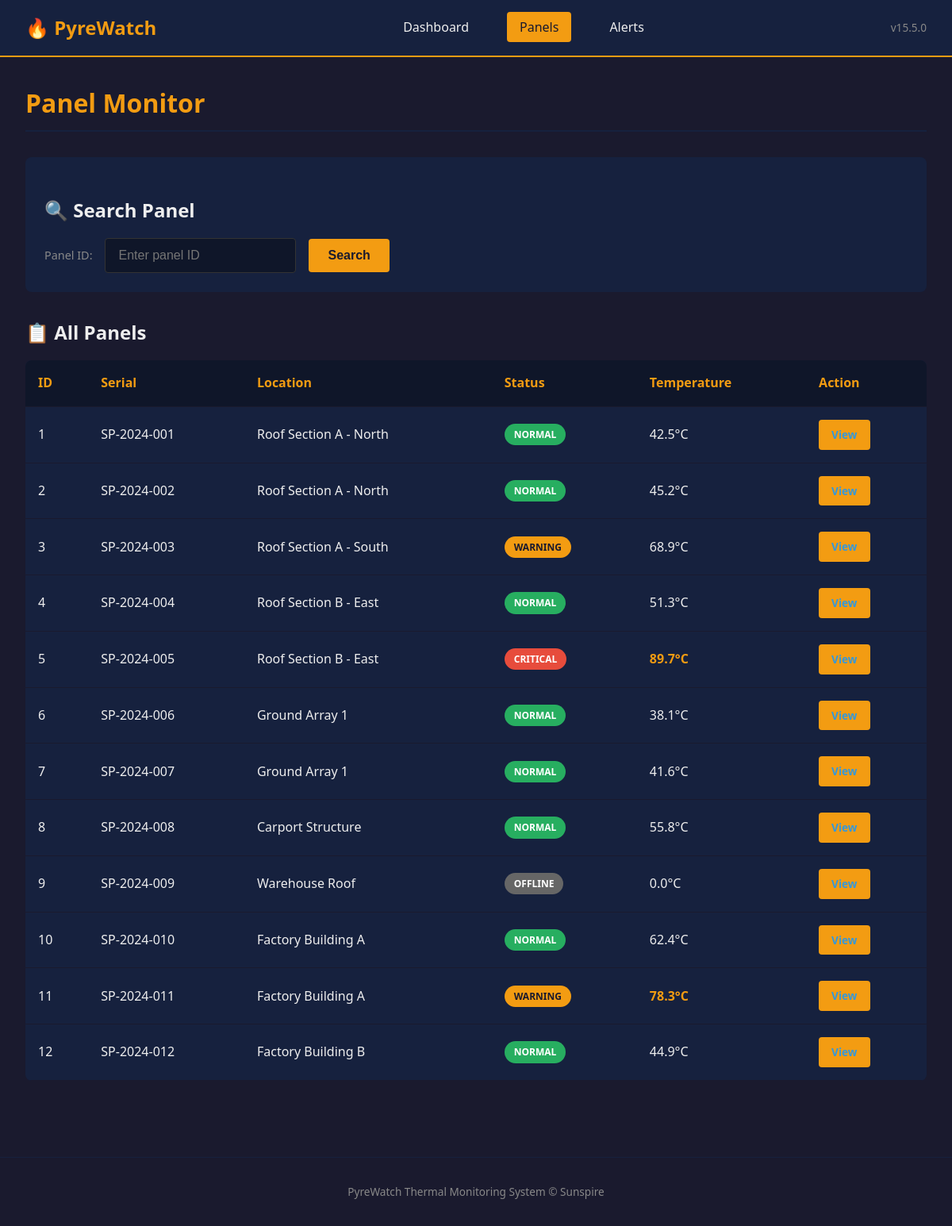
/panels.php, run on the app's committed database.
### tables this page shows
CREATE TABLE panels (
    panel_id INT PRIMARY KEY AUTO_INCREMENT,
    serial_number VARCHAR(50) NOT NULL,
    location VARCHAR(200),
    install_date DATE,
    current_temp DECIMAL(5,2),
    threshold_temp DECIMAL(5,2) DEFAULT 85.00,
    status ENUM('normal', 'warning', 'critical', 'offline') DEFAULT 'normal',
    last_updated TIMESTAMP DEFAULT CURRENT_TIMESTAMP ON UPDATE CURRENT_TIMESTAMP
);

### panels.php (the view, shortened to what this page needs)
<?php
$conn = getDbConnection();
$all_panels = $conn->query("SELECT panel_id, serial_number, location, status, current_temp FROM panels ORDER BY panel_id");
?>
<!DOCTYPE html>
<html lang="en">
<head>
    <link rel="stylesheet" href="style.css">
</head>
<body>
    <nav class="navbar">
        <div class="nav-brand">🔥 <?php echo SITE_NAME; ?></div>
        <ul class="nav-links">
            <li><a href="index.php">Dashboard</a></li>
            <li><a href="panels.php" class="active">Panels</a></li>
            <li><a href="alerts.php">Alerts</a></li>
        </ul>
        <div class="nav-info">
            <span class="version">v<?php echo SITE_VERSION; ?></span>
        </div>
    </nav>
    <main class="container">
        <h1>Panel Monitor</h1>
        <section class="search-panel">
            <h2>🔍 Search Panel</h2>
            <form method="GET" action="panels.php">
                <div class="form-group">
                    <label for="id">Panel ID:</label>
                    <input type="text" name="id" id="id" value="<?php echo isset($_GET['id']) ? htmlspecialchars($_GET['id']) : ''; ?>" placeholder="Enter panel ID">
                    <button type="submit" class="btn">Search</button>
                </div>
            </form>
        </section>
        <section class="panels-list">
            <h2>📋 All Panels</h2>
            <table class="data-table">
                <thead>
                    <tr>
                        <th>ID</th>
                        <th>Serial</th>
                        <th>Location</th>
                        <th>Status</th>
                        <th>Temperature</th>
                        <th>Action</th>
                    </tr>
                </thead>
                <tbody>
                    <?php while ($p = $all_panels->fetch_assoc()): ?>
                    <tr>
                        <td><?php echo $p['panel_id']; ?></td>
                        <td><?php echo htmlspecialchars($p['serial_number']); ?></td>
                        <td><?php echo htmlspecialchars($p['location']); ?></td>
                        <td><span class="badge status-<?php echo $p['status']; ?>"><?php echo strtoupper($p['status']); ?></span></td>
                        <td class="<?php echo $p['current_temp'] > TEMP_WARNING ? 'warn' : ''; ?>"><?php echo number_format($p['current_temp'], 1); ?>°C</td>
                        <td><a href="panels.php?id=<?php echo $p['panel_id']; ?>" class="btn btn-small">View</a></td>
                    </tr>
                    <?php endwhile; ?>
                </tbody>
            </table>
        </section>
    </main>
    <footer>
        <p>PyreWatch Thermal Monitoring System &copy; Sunspire</p>
    </footer>
</body>
</html>

### style.css (style rules this page uses)
:root { --bg-dark: #1a1a2e; --bg-card: #16213e; --bg-input: #0f1629; --text-primary: #eee; --text-secondary: #888; --accent-orange: #f39c12; --accent-red: #e74c3c; --accent-green: #27ae60; --accent-blue: #3498db; --status-normal: #27ae60; --status-warning: #f39c12; --status-critical: #e74c3c; --status-offline: #666; }
* { margin: 0; padding: 0; box-sizing: border-box; }
body { font-family: 'Segoe UI', Tahoma, Geneva, Verdana, sans-serif; background: var(--bg-dark); color: var(--text-primary); line-height: 1.6; min-height: 100vh; }
.navbar { background: var(--bg-card); padding: 1rem 2rem; display: flex; align-items: center; justify-content: space-between; border-bottom: 2px solid var(--accent-orange); }
.nav-brand { font-size: 1.5rem; font-weight: bold; color: var(--accent-orange); }
.nav-links { display: flex; list-style: none; gap: 2rem; }
.nav-links a { color: var(--text-primary); text-decoration: none; padding: 0.5rem 1rem; border-radius: 4px; transition: background 0.3s; }
.nav-links a:hover, .nav-links a.active { background: var(--accent-orange); color: var(--bg-dark); }
.nav-info .version { color: var(--text-secondary); font-size: 0.85rem; }
.container { max-width: 1400px; margin: 0 auto; padding: 2rem; }
h1 { color: var(--accent-orange); margin-bottom: 2rem; padding-bottom: 0.5rem; border-bottom: 2px solid var(--bg-card); }
h2 { color: var(--text-primary); margin: 1.5rem 0 1rem; }
.data-table { width: 100%; border-collapse: collapse; background: var(--bg-card); border-radius: 8px; overflow: hidden; }
.data-table th, .data-table td { padding: 1rem; text-align: left; border-bottom: 1px solid var(--bg-dark); }
.data-table th { background: var(--bg-input); color: var(--accent-orange); font-weight: 600; }
.data-table a { color: var(--accent-blue); text-decoration: none; }
.data-table .warn { color: var(--status-warning); font-weight: bold; }
.badge { display: inline-block; padding: 0.25rem 0.75rem; border-radius: 20px; font-size: 0.75rem; font-weight: bold; text-transform: uppercase; }
.badge.status-normal, .badge.status-active { background: var(--status-normal); color: white; }
.badge.status-warning, .badge.status-standby { background: var(--status-warning); color: var(--bg-dark); }
.badge.status-critical, .badge.status-failed { background: var(--status-critical); color: white; }
.badge.status-offline, .badge.status-maintenance { background: var(--status-offline); color: white; }
.search-panel, .filter-panel { background: var(--bg-card); padding: 1.5rem; border-radius: 8px; margin-bottom: 2rem; }
.form-group { display: flex; align-items: center; gap: 1rem; flex-wrap: wrap; }
label { color: var(--text-secondary); font-size: 0.9rem; }
input[type="text"], select { background: var(--bg-input); border: 1px solid #333; color: var(--text-primary); padding: 0.75rem 1rem; border-radius: 4px; font-size: 1rem; min-width: 200px; }
.btn { background: var(--accent-orange); color: var(--bg-dark); border: none; padding: 0.75rem 1.5rem; border-radius: 4px; cursor: pointer; font-size: 1rem; font-weight: bold; text-decoration: none; display: inline-block; transition: background 0.3s; }
.btn-small { padding: 0.5rem 1rem; font-size: 0.85rem; }
section { margin-bottom: 2rem; }
footer { text-align: center; padding: 2rem; color: var(--text-secondary); font-size: 0.85rem; border-top: 1px solid var(--bg-card); margin-top: 2rem; }

### data on the page
panels: panel_id "1", serial_number "SP-2024-001", location "Roof Section A - North", status "NORMAL", current_temp "42.5"
panels: panel_id "2", serial_number "SP-2024-002", location "Roof Section A - North", status "NORMAL", current_temp "45.2"
panels: panel_id "3", serial_number "SP-2024-003", location "Roof Section A - South", status "WARNING", current_temp "68.9"
panels: panel_id "4", serial_number "SP-2024-004", location "Roof Section B - East", status "NORMAL", current_temp "51.3"
panels: panel_id "5", serial_number "SP-2024-005", location "Roof Section B - East", status "CRITICAL", current_temp "89.7"
panels: panel_id "6", serial_number "SP-2024-006", location "Ground Array 1", status "NORMAL", current_temp "38.1"
panels: panel_id "7", serial_number "SP-2024-007", location "Ground Array 1", status "NORMAL", current_temp "41.6"
panels: panel_id "8", serial_number "SP-2024-008", location "Carport Structure", status "NORMAL", current_temp "55.8"
panels: panel_id "9", serial_number "SP-2024-009", location "Warehouse Roof", status "OFFLINE", current_temp "0.0"
panels: panel_id "10", serial_number "SP-2024-010", location "Factory Building A", status "NORMAL", current_temp "62.4"
panels: panel_id "11", serial_number "SP-2024-011", location "Factory Building A", status "WARNING", current_temp "78.3"
panels: panel_id "12", serial_number "SP-2024-012", location "Factory Building B", status "NORMAL", current_temp "44.9"

### other printed values
SITE_NAME "PyreWatch"
SITE_VERSION "15.5.0"
